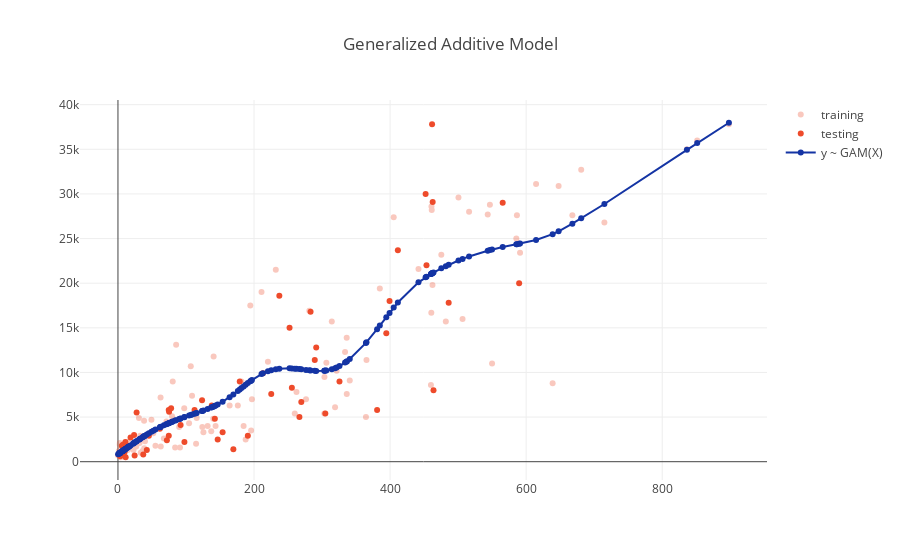

The notebook cell saved with this chart:
### Code cell
bm = FrequentistModels(fd.X_training, fd.y_training, fd.X_testing, fd.y_testing, model_name='Linear GAM').fit().predict().print_score().print_model()
bm.plot_model(fd, c='#EE4B2B', c2='#1434A4').show()
